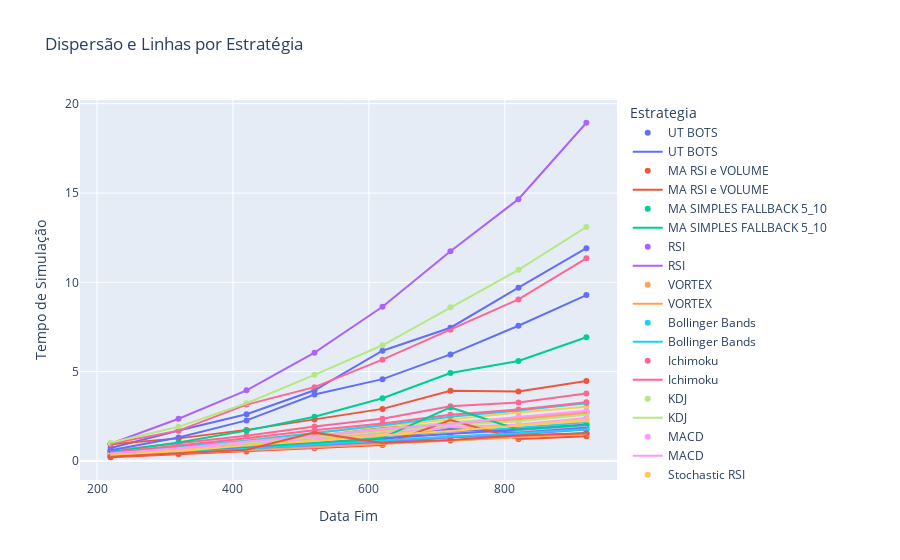

The code cell stored with this chart in its notebook:
### Code cell
import plotly.express as px
fig = px.scatter(df, 
                 y="Tempo_Simulacao", 
                 x="Data_Fim", 
                 color="Estrategia",
                 title="Dispersão e Linhas por Estratégia",
                 labels={"Tempo_Simulacao": "Tempo de Simulação", "Data_Fim": "Data Fim"},
                 hover_data=["Estrategia"])

# Adiciona linha conectando os pontos por 'Estrategia'
fig.add_traces(px.line(df, y="Tempo_Simulacao", x="Data_Fim", color="Estrategia").data)

fig.show()

### Figure 1 — Plotly figure (JSON) as saved in the notebook; plotly's stock layout.template omitted (floating-point values rounded to 4 significant figures)
{"data": [{"customdata": [["UT BOTS"], ["UT BOTS"], ["UT BOTS"], ["UT BOTS"], ["UT BOTS"], ["UT BOTS"], ["UT BOTS"], ["UT BOTS"]], "hovertemplate": "Estrategia=%{customdata[0]}<br>Data Fim=%{x}<br>Tempo de Simulação=%{y}<extra></extra>", "legendgroup": "UT BOTS", "marker": {"color": "#636efa", "symbol": "circle"}, "mode": "markers", "name": "UT BOTS", "orientation": "v", "showlegend": true, "type": "scatter", "x": [220, 320, 420, 520, 620, 720, 820, 920], "xaxis": "x", "y": [0.7267, 1.704, 2.613, 3.956, 6.169, 7.459, 9.7, 11.91], "yaxis": "y"}, {"customdata": [["MA RSI e VOLUME"], ["MA RSI e VOLUME"], ["MA RSI e VOLUME"], ["MA RSI e VOLUME"], ["MA RSI e VOLUME"], ["MA RSI e VOLUME"], ["MA RSI e VOLUME"], ["MA RSI e VOLUME"]], "hovertemplate": "Estrategia=%{customdata[0]}<br>Data Fim=%{x}<br>Tempo de Simulação=%{y}<extra></extra>", "legendgroup": "MA RSI e VOLUME", "marker": {"color": "#EF553B", "symbol": "circle"}, "mode": "markers", "name": "MA RSI e VOLUME", "orientation": "v", "showlegend": true, "type": "scatter", "x": [220, 320, 420, 520, 620, 720, 820, 920], "xaxis": "x", "y": [0.4419, 0.7839, 1.043, 1.385, 1.847, 2.081, 2.382, 2.757], "yaxis": "y"}, {"customdata": [["MA SIMPLES FALLBACK 5_10"], ["MA SIMPLES FALLBACK 5_10"], ["MA SIMPLES FALLBACK 5_10"], ["MA SIMPLES FALLBACK 5_10"], ["MA SIMPLES FALLBACK 5_10"], ["MA SIMPLES FALLBACK 5_10"], ["MA SIMPLES FALLBACK 5_10"], ["MA SIMPLES FALLBACK 5_10"]], "hovertemplate": "Estrategia=%{customdata[0]}<br>Data Fim=%{x}<br>Tempo de Simulação=%{y}<extra></extra>", "legendgroup": "MA SIMPLES FALLBACK 5_10", "marker": {"color": "#00cc96", "symbol": "circle"}, "mode": "markers", "name": "MA SIMPLES FALLBACK 5_10", "orientation": "v", "showlegend": true, "type": "scatter", "x": [220, 320, 420, 520, 620, 720, 820, 920], "xaxis": "x", "y": [0.2718, 0.4327, 0.6101, 0.7629, 1.133, 1.152, 1.355, 1.565], "yaxis": "y"}, {"customdata": [["RSI"], ["RSI"], ["RSI"], ["RSI"], ["RSI"], ["RSI"], ["RSI"], ["RSI"]], "hovertemplate": "Estrategia=%{customdata[0]}<br>Data Fim=%{x}<br>Tempo de Simulação=%{y}<extra></extra>", "legendgroup": "RSI", "marker": {"color": "#ab63fa", "symbol": "circle"}, "mode": "markers", "name": "RSI", "orientation": "v", "showlegend": true, "type": "scatter", "x": [220, 320, 420, 520, 620, 720, 820, 920], "xaxis": "x", "y": [0.3057, 0.4608, 0.6567, 0.8706, 1.096, 1.329, 1.49, 1.755], "yaxis": "y"}, {"customdata": [["VORTEX"], ["VORTEX"], ["VORTEX"], ["VORTEX"], ["VORTEX"], ["VORTEX"], ["VORTEX"], ["VORTEX"]], "hovertemplate": "Estrategia=%{customdata[0]}<br>Data Fim=%{x}<br>Tempo de Simulação=%{y}<extra></extra>", "legendgroup": "VORTEX", "marker": {"color": "#FFA15A", "symbol": "circle"}, "mode": "markers", "name": "VORTEX", "orientation": "v", "showlegend": true, "type": "scatter", "x": [220, 320, 420, 520, 620, 720, 820, 920], "xaxis": "x", "y": [0.4095, 0.6982, 0.9927, 1.327, 1.701, 2.029, 2.327, 2.641], "yaxis": "y"}, {"customdata": [["Bollinger Bands"], ["Bollinger Bands"], ["Bollinger Bands"], ["Bollinger Bands"], ["Bollinger Bands"], ["Bollinger Bands"], ["Bollinger Bands"], ["Bollinger Bands"]], "hovertemplate": "Estrategia=%{customdata[0]}<br>Data Fim=%{x}<br>Tempo de Simulação=%{y}<extra></extra>", "legendgroup": "Bollinger Bands", "marker": {"color": "#19d3f3", "symbol": "circle"}, "mode": "markers", "name": "Bollinger Bands", "orientation": "v", "showlegend": true, "type": "scatter", "x": [220, 320, 420, 520, 620, 720, 820, 920], "xaxis": "x", "y": [0.3386, 0.6062, 0.8019, 1.2, 1.392, 1.63, 1.854, 2.161], "yaxis": "y"}, {"customdata": [["Ichimoku"], ["Ichimoku"], ["Ichimoku"], ["Ichimoku"], ["Ichimoku"], ["Ichimoku"], ["Ichimoku"], ["Ichimoku"]], "hovertemplate": "Estrategia=%{customdata[0]}<br>Data Fim=%{x}<br>Tempo de Simulação=%{y}<extra></extra>", "legendgroup": "Ichimoku", "marker": {"color": "#FF6692", "symbol": "circle"}, "mode": "markers", "name": "Ichimoku", "orientation": "v", "showlegend": true, "type": "scatter", "x": [220, 320, 420, 520, 620, 720, 820, 920], "xaxis": "x", "y": [0.565, 1.005, 1.405, 1.929, 2.36, 3.067, 3.272, 3.78], "yaxis": "y"}, {"customdata": [["KDJ"], ["KDJ"], ["KDJ"], ["KDJ"], ["KDJ"], ["KDJ"], ["KDJ"], ["KDJ"]], "hovertemplate": "Estrategia=%{customdata[0]}<br>Data Fim=%{x}<br>Tempo de Simulação=%{y}<extra></extra>", "legendgroup": "KDJ", "marker": {"color": "#B6E880", "symbol": "circle"}, "mode": "markers", "name": "KDJ", "orientation": "v", "showlegend": true, "type": "scatter", "x": [220, 320, 420, 520, 620, 720, 820, 920], "xaxis": "x", "y": [0.4587, 0.7268, 1.061, 1.401, 1.808, 2.169, 2.45, 2.777], "yaxis": "y"}, {"customdata": [["MACD"], ["MACD"], ["MACD"], ["MACD"], ["MACD"], ["MACD"], ["MACD"], ["MACD"]], "hovertemplate": "Estrategia=%{customdata[0]}<br>Data Fim=%{x}<br>Tempo de Simulação=%{y}<extra></extra>", "legendgroup": "MACD", "marker": {"color": "#FF97FF", "symbol": "circle"}, "mode": "markers", "name": "MACD", "orientation": "v", "showlegend": true, "type": "scatter", "x": [220, 320, 420, 520, 620, 720, 820, 920], "xaxis": "x", "y": [0.5108, 0.5173, 0.7451, 0.9741, 1.211, 1.554, 1.678, 1.923], "yaxis": "y"}, {"customdata": [["Stochastic RSI"], ["Stochastic RSI"], ["Stochastic RSI"], ["Stochastic RSI"], ["Stochastic RSI"], ["Stochastic RSI"], ["Stochastic RSI"], ["Stochastic RSI"]], "hovertemplate": "Estrategia=%{customdata[0]}<br>Data Fim=%{x}<br>Tempo de Simulação=%{y}<extra></extra>", "legendgroup": "Stochastic RSI", "marker": {"color": "#FECB52", "symbol": "circle"}, "mode": "markers", "name": "Stochastic RSI", "orientation": "v", "showlegend": true, "type": "scatter", "x": [220, 320, 420, 520, 620, 720, 820, 920], "xaxis": "x", "y": [0.5656, 0.8249, 1.17, 1.567, 1.954, 2.341, 2.719, 3.038], "yaxis": "y"}, {"customdata": [["Williams %R"], ["Williams %R"], ["Williams %R"], ["Williams %R"], ["Williams %R"], ["Williams %R"], ["Williams %R"], ["Williams %R"]], "hovertemplate": "Estrategia=%{customdata[0]}<br>Data Fim=%{x}<br>Tempo de Simulação=%{y}<extra></extra>", "legendgroup": "Williams %R", "marker": {"color": "#636efa", "symbol": "circle"}, "mode": "markers", "name": "Williams %R", "orientation": "v", "showlegend": true, "type": "scatter", "x": [220, 320, 420, 520, 620, 720, 820, 920], "xaxis": "x", "y": [0.5245, 0.5361, 0.8441, 1.004, 1.267, 1.505, 1.765, 2.034], "yaxis": "y"}, {"customdata": [["Accelerator Oscillator"], ["Accelerator Oscillator"], ["Accelerator Oscillator"], ["Accelerator Oscillator"], ["Accelerator Oscillator"], ["Accelerator Oscillator"], ["Accelerator Oscillator"], ["Accelerator Oscillator"]], "hovertemplate": "Estrategia=%{customdata[0]}<br>Data Fim=%{x}<br>Tempo de Simulação=%{y}<extra></extra>", "legendgroup": "Accelerator Oscillator", "marker": {"color": "#EF553B", "symbol": "circle"}, "mode": "markers", "name": "Accelerator Oscillator", "orientation": "v", "showlegend": true, "type": "scatter", "x": [220, 320, 420, 520, 620, 720, 820, 920], "xaxis": "x", "y": [0.9311, 1.264, 1.739, 2.327, 2.915, 3.93, 3.883, 4.472], "yaxis": "y"}, {"customdata": [["ALMA"], ["ALMA"], ["ALMA"], ["ALMA"], ["ALMA"], ["ALMA"], ["ALMA"], ["ALMA"]], "hovertemplate": "Estrategia=%{customdata[0]}<br>Data Fim=%{x}<br>Tempo de Simulação=%{y}<extra></extra>", "legendgroup": "ALMA", "marker": {"color": "#00cc96", "symbol": "circle"}, "mode": "markers", "name": "ALMA", "orientation": "v", "showlegend": true, "type": "scatter", "x": [220, 320, 420, 520, 620, 720, 820, 920], "xaxis": "x", "y": [0.5013, 1.033, 1.698, 2.473, 3.511, 4.92, 5.599, 6.925], "yaxis": "y"}, {"customdata": [["ALMA Cruzamento"], ["ALMA Cruzamento"], ["ALMA Cruzamento"], ["ALMA Cruzamento"], ["ALMA Cruzamento"], ["ALMA Cruzamento"], ["ALMA Cruzamento"], ["ALMA Cruzamento"]], "hovertemplate": "Estrategia=%{customdata[0]}<br>Data Fim=%{x}<br>Tempo de Simulação=%{y}<extra></extra>", "legendgroup": "ALMA Cruzamento", "marker": {"color": "#ab63fa", "symbol": "circle"}, "mode": "markers", "name": "ALMA Cruzamento", "orientation": "v", "showlegend": true, "type": "scatter", "x": [220, 320, 420, 520, 620, 720, 820, 920], "xaxis": "x", "y": [0.9598, 2.361, 3.951, 6.061, 8.633, 11.74, 14.66, 18.93], "yaxis": "y"}, {"customdata": [["Aroon Oscillator"], ["Aroon Oscillator"], ["Aroon Oscillator"], ["Aroon Oscillator"], ["Aroon Oscillator"], ["Aroon Oscillator"], ["Aroon Oscillator"], ["Aroon Oscillator"]], "hovertemplate": "Estrategia=%{customdata[0]}<br>Data Fim=%{x}<br>Tempo de Simulação=%{y}<extra></extra>", "legendgroup": "Aroon Oscillator", "marker": {"color": "#FFA15A", "symbol": "circle"}, "mode": "markers", "name": "Aroon Oscillator", "orientation": "v", "showlegend": true, "type": "scatter", "x": [220, 320, 420, 520, 620, 720, 820, 920], "xaxis": "x", "y": [0.3574, 0.6819, 0.9552, 1.261, 1.615, 2.06, 2.374, 2.736], "yaxis": "y"}, {"customdata": [["Aroon Puro"], ["Aroon Puro"], ["Aroon Puro"], ["Aroon Puro"], ["Aroon Puro"], ["Aroon Puro"], ["Aroon Puro"], ["Aroon Puro"]], "hovertemplate": "Estrategia=%{customdata[0]}<br>Data Fim=%{x}<br>Tempo de Simulação=%{y}<extra></extra>", "legendgroup": "Aroon Puro", "marker": {"color": "#19d3f3", "symbol": "circle"}, "mode": "markers", "name": "Aroon Puro", "orientation": "v", "showlegend": true, "type": "scatter", "x": [220, 320, 420, 520, 620, 720, 820, 920], "xaxis": "x", "y": [0.3991, 0.7951, 1.13, 1.559, 2.005, 2.472, 2.822, 3.228], "yaxis": "y"}, {"customdata": [["ATR"], ["ATR"], ["ATR"], ["ATR"], ["ATR"], ["ATR"], ["ATR"], ["ATR"]], "hovertemplate": "Estrategia=%{customdata[0]}<br>Data Fim=%{x}<br>Tempo de Simulação=%{y}<extra></extra>", "legendgroup": "ATR", "marker": {"color": "#FF6692", "symbol": "circle"}, "mode": "markers", "name": "ATR", "orientation": "v", "showlegend": true, "type": "scatter", "x": [220, 320, 420, 520, 620, 720, 820, 920], "xaxis": "x", "y": [0.4568, 0.8663, 1.265, 1.718, 2.092, 2.582, 2.874, 3.29], "yaxis": "y"}, {"customdata": [["Awesome Oscillator"], ["Awesome Oscillator"], ["Awesome Oscillator"], ["Awesome Oscillator"], ["Awesome Oscillator"], ["Awesome Oscillator"], ["Awesome Oscillator"], ["Awesome Oscillator"]], "hovertemplate": "Estrategia=%{customdata[0]}<br>Data Fim=%{x}<br>Tempo de Simulação=%{y}<extra></extra>", "legendgroup": "Awesome Oscillator", "marker": {"color": "#B6E880", "symbol": "circle"}, "mode": "markers", "name": "Awesome Oscillator", "orientation": "v", "showlegend": true, "type": "scatter", "x": [220, 320, 420, 520, 620, 720, 820, 920], "xaxis": "x", "y": [0.3555, 0.6927, 1.007, 1.282, 1.64, 2.005, 2.218, 2.583], "yaxis": "y"}, {"customdata": [["Chaikin Oscillator"], ["Chaikin Oscillator"], ["Chaikin Oscillator"], ["Chaikin Oscillator"], ["Chaikin Oscillator"], ["Chaikin Oscillator"], ["Chaikin Oscillator"], ["Chaikin Oscillator"]], "hovertemplate": "Estrategia=%{customdata[0]}<br>Data Fim=%{x}<br>Tempo de Simulação=%{y}<extra></extra>", "legendgroup": "Chaikin Oscillator", "marker": {"color": "#FF97FF", "symbol": "circle"}, "mode": "markers", "name": "Chaikin Oscillator", "orientation": "v", "showlegend": true, "type": "scatter", "x": [220, 320, 420, 520, 620, 720, 820, 920], "xaxis": "x", "y": [0.3689, 0.6832, 0.9077, 1.227, 1.525, 1.892, 2.046, 2.398], "yaxis": "y"}, {"customdata": [["Chande Momentum Oscillator"], ["Chande Momentum Oscillator"], ["Chande Momentum Oscillator"], ["Chande Momentum Oscillator"], ["Chande Momentum Oscillator"], ["Chande Momentum Oscillator"], ["Chande Momentum Oscillator"], ["Chande Momentum Oscillator"]], "hovertemplate": "Estrategia=%{customdata[0]}<br>Data Fim=%{x}<br>Tempo de Simulação=%{y}<extra></extra>", "legendgroup": "Chande Momentum Oscillator", "marker": {"color": "#FECB52", "symbol": "circle"}, "mode": "markers", "name": "Chande Momentum Oscillator", "orientation": "v", "showlegend": true, "type": "scatter", "x": [220, 320, 420, 520, 620, 720, 820, 920], "xaxis": "x", "y": [0.3573, 0.5938, 0.8476, 1.14, 1.465, 1.768, 1.986, 2.236], "yaxis": "y"}, {"customdata": [["CMF"], ["CMF"], ["CMF"], ["CMF"], ["CMF"], ["CMF"], ["CMF"], ["CMF"]], "hovertemplate": "Estrategia=%{customdata[0]}<br>Data Fim=%{x}<br>Tempo de Simulação=%{y}<extra></extra>", "legendgroup": "CMF", "marker": {"color": "#636efa", "symbol": "circle"}, "mode": "markers", "name": "CMF", "orientation": "v", "showlegend": true, "type": "scatter", "x": [220, 320, 420, 520, 620, 720, 820, 920], "xaxis": "x", "y": [0.2694, 0.4871, 0.7116, 0.9608, 1.203, 1.782, 1.58, 1.863], "yaxis": "y"}, {"customdata": [["Detrended Price Oscillator"], ["Detrended Price Oscillator"], ["Detrended Price Oscillator"], ["Detrended Price Oscillator"], ["Detrended Price Oscillator"], ["Detrended Price Oscillator"], ["Detrended Price Oscillator"], ["Detrended Price Oscillator"]], "hovertemplate": "Estrategia=%{customdata[0]}<br>Data Fim=%{x}<br>Tempo de Simulação=%{y}<extra></extra>", "legendgroup": "Detrended Price Oscillator", "marker": {"color": "#EF553B", "symbol": "circle"}, "mode": "markers", "name": "Detrended Price Oscillator", "orientation": "v", "showlegend": true, "type": "scatter", "x": [220, 320, 420, 520, 620, 720, 820, 920], "xaxis": "x", "y": [0.2072, 0.3752, 0.5294, 0.711, 0.8883, 2.294, 1.223, 1.384], "yaxis": "y"}, {"customdata": [["Donchian Channel"], ["Donchian Channel"], ["Donchian Channel"], ["Donchian Channel"], ["Donchian Channel"], ["Donchian Channel"], ["Donchian Channel"], ["Donchian Channel"]], "hovertemplate": "Estrategia=%{customdata[0]}<br>Data Fim=%{x}<br>Tempo de Simulação=%{y}<extra></extra>", "legendgroup": "Donchian Channel", "marker": {"color": "#00cc96", "symbol": "circle"}, "mode": "markers", "name": "Donchian Channel", "orientation": "v", "showlegend": true, "type": "scatter", "x": [220, 320, 420, 520, 620, 720, 820, 920], "xaxis": "x", "y": [0.3069, 0.5153, 0.8586, 1.007, 1.292, 2.996, 1.745, 2.013], "yaxis": "y"}, {"customdata": [["Elder Force Index"], ["Elder Force Index"], ["Elder Force Index"], ["Elder Force Index"], ["Elder Force Index"], ["Elder Force Index"], ["Elder Force Index"], ["Elder Force Index"]], "hovertemplate": "Estrategia=%{customdata[0]}<br>Data Fim=%{x}<br>Tempo de Simulação=%{y}<extra></extra>", "legendgroup": "Elder Force Index", "marker": {"color": "#ab63fa", "symbol": "circle"}, "mode": "markers", "name": "Elder Force Index", "orientation": "v", "showlegend": true, "type": "scatter", "x": [220, 320, 420, 520, 620, 720, 820, 920], "xaxis": "x", "y": [0.2741, 0.4214, 0.6062, 0.7679, 0.9863, 1.348, 1.404, 1.528], "yaxis": "y"}, {"customdata": [["Elder Ray"], ["Elder Ray"], ["Elder Ray"], ["Elder Ray"], ["Elder Ray"], ["Elder Ray"], ["Elder Ray"], ["Elder Ray"]], "hovertemplate": "Estrategia=%{customdata[0]}<br>Data Fim=%{x}<br>Tempo de Simulação=%{y}<extra></extra>", "legendgroup": "Elder Ray", "marker": {"color": "#FFA15A", "symbol": "circle"}, "mode": "markers", "name": "Elder Ray", "orientation": "v", "showlegend": true, "type": "scatter", "x": [220, 320, 420, 520, 620, 720, 820, 920], "xaxis": "x", "y": [0.2634, 0.4114, 0.5984, 0.774, 0.9485, 1.151, 1.303, 1.509], "yaxis": "y"}, {"customdata": [["Force Index"], ["Force Index"], ["Force Index"], ["Force Index"], ["Force Index"], ["Force Index"], ["Force Index"], ["Force Index"]], "hovertemplate": "Estrategia=%{customdata[0]}<br>Data Fim=%{x}<br>Tempo de Simulação=%{y}<extra></extra>", "legendgroup": "Force Index", "marker": {"color": "#19d3f3", "symbol": "circle"}, "mode": "markers", "name": "Force Index", "orientation": "v", "showlegend": true, "type": "scatter", "x": [220, 320, 420, 520, 620, 720, 820, 920], "xaxis": "x", "y": [0.3251, 0.459, 0.6778, 0.8876, 1.138, 1.363, 1.547, 1.778], "yaxis": "y"}, {"customdata": [["Ultimate Oscillator"], ["Ultimate Oscillator"], ["Ultimate Oscillator"], ["Ultimate Oscillator"], ["Ultimate Oscillator"], ["Ultimate Oscillator"], ["Ultimate Oscillator"], ["Ultimate Oscillator"]], "hovertemplate": "Estrategia=%{customdata[0]}<br>Data Fim=%{x}<br>Tempo de Simulação=%{y}<extra></extra>", "legendgroup": "Ultimate Oscillator", "marker": {"color": "#FF6692", "symbol": "circle"}, "mode": "markers", "name": "Ultimate Oscillator", "orientation": "v", "showlegend": true, "type": "scatter", "x": [220, 320, 420, 520, 620, 720, 820, 920], "xaxis": "x", "y": [0.9637, 1.697, 3.154, 4.13, 5.671, 7.352, 9.041, 11.35], "yaxis": "y"}, {"customdata": [["VIDYA"], ["VIDYA"], ["VIDYA"], ["VIDYA"], ["VIDYA"], ["VIDYA"], ["VIDYA"], ["VIDYA"]], "hovertemplate": "Estrategia=%{customdata[0]}<br>Data Fim=%{x}<br>Tempo de Simulação=%{y}<extra></extra>", "legendgroup": "VIDYA", "marker": {"color": "#B6E880", "symbol": "circle"}, "mode": "markers", "name": "VIDYA", "orientation": "v", "showlegend": true, "type": "scatter", "x": [220, 320, 420, 520, 620, 720, 820, 920], "xaxis": "x", "y": [1.019, 1.911, 3.233, 4.822, 6.476, 8.609, 10.7, 13.1], "yaxis": "y"}, {"customdata": [["Volume Weighted Average Price VWAP"], ["Volume Weighted Average Price VWAP"], ["Volume Weighted Average Price VWAP"], ["Volume Weighted Average Price VWAP"], ["Volume Weighted Average Price VWAP"], ["Volume Weighted Average Price VWAP"], ["Volume Weighted Average Price VWAP"], ["Volume Weighted Average Price VWAP"]], "hovertemplate": "Estrategia=%{customdata[0]}<br>Data Fim=%{x}<br>Tempo de Simulação=%{y}<extra></extra>", "legendgroup": "Volume Weighted Average Price VWAP", "marker": {"color": "#FF97FF", "symbol": "circle"}, "mode": "markers", "name": "Volume Weighted Average Price VWAP", "orientation": "v", "showlegend": true, "type": "scatter", "x": [220, 320, 420, 520, 620, 720, 820, 920], "xaxis": "x", "y": [0.4182, 0.7107, 1.087, 1.408, 1.786, 2.065, 2.461, 2.817], "yaxis": "y"}, {"customdata": [["Williams Alligator"], ["Williams Alligator"], ["Williams Alligator"], ["Williams Alligator"], ["Williams Alligator"], ["Williams Alligator"], ["Williams Alligator"], ["Williams Alligator"]], "hovertemplate": "Estrategia=%{customdata[0]}<br>Data Fim=%{x}<br>Tempo de Simulação=%{y}<extra></extra>", "legendgroup": "Williams Alligator", "marker": {"color": "#FECB52", "symbol": "circle"}, "mode": "markers", "name": "Williams Alligator", "orientation": "v", "showlegend": true, "type": "scatter", "x": [220, 320, 420, 520, 620, 720, 820, 920], "xaxis": "x", "y": [0.322, 0.5475, 0.8813, 1.113, 1.423, 1.677, 1.987, 2.307], "yaxis": "y"}, {"customdata": [["WMA"], ["WMA"], ["WMA"], ["WMA"], ["WMA"], ["WMA"], ["WMA"], ["WMA"]], "hovertemplate": "Estrategia=%{customdata[0]}<br>Data Fim=%{x}<br>Tempo de Simulação=%{y}<extra></extra>", "legendgroup": "WMA", "marker": {"color": "#636efa", "symbol": "circle"}, "mode": "markers", "name": "WMA", "orientation": "v", "showlegend": true, "type": "scatter", "x": [220, 320, 420, 520, 620, 720, 820, 920], "xaxis": "x", "y": [0.5974, 1.317, 2.27, 3.72, 4.58, 5.963, 7.571, 9.288], "yaxis": "y"}, {"customdata": [["Zero Lag Moving Average"], ["Zero Lag Moving Average"], ["Zero Lag Moving Average"], ["Zero Lag Moving Average"], ["Zero Lag Moving Average"], ["Zero Lag Moving Average"], ["Zero Lag Moving Average"], ["Zero Lag Moving Average"]], "hovertemplate": "Estrategia=%{customdata[0]}<br>Data Fim=%{x}<br>Tempo de Simulação=%{y}<extra></extra>", "legendgroup": "Zero Lag Moving Average", "marker": {"color": "#EF553B", "symbol": "circle"}, "mode": "markers", "name": "Zero Lag Moving Average", "orientation": "v", "showlegend": true, "type": "scatter", "x": [220, 320, 420, 520, 620, 720, 820, 920], "xaxis": "x", "y": [0.2409, 0.4178, 0.6262, 1.585, 0.9989, 1.172, 1.419, 1.552], "yaxis": "y"}, {"hovertemplate": "Estrategia=UT BOTS<br>Data_Fim=%{x}<br>Tempo_Simulacao=%{y}<extra></extra>", "legendgroup": "UT BOTS", "line": {"color": "#636efa", "dash": "solid"}, "marker": {"symbol": "circle"}, "mode": "lines", "name": "UT BOTS", "orientation": "v", "showlegend": true, "type": "scatter", "x": [220, 320, 420, 520, 620, 720, 820, 920], "xaxis": "x", "y": [0.7267, 1.704, 2.613, 3.956, 6.169, 7.459, 9.7, 11.91], "yaxis": "y"}, {"hovertemplate": "Estrategia=MA RSI e VOLUME<br>Data_Fim=%{x}<br>Tempo_Simulacao=%{y}<extra></extra>", "legendgroup": "MA RSI e VOLUME", "line": {"color": "#EF553B", "dash": "solid"}, "marker": {"symbol": "circle"}, "mode": "lines", "name": "MA RSI e VOLUME", "orientation": "v", "showlegend": true, "type": "scatter", "x": [220, 320, 420, 520, 620, 720, 820, 920], "xaxis": "x", "y": [0.4419, 0.7839, 1.043, 1.385, 1.847, 2.081, 2.382, 2.757], "yaxis": "y"}, {"hovertemplate": "Estrategia=MA SIMPLES FALLBACK 5_10<br>Data_Fim=%{x}<br>Tempo_Simulacao=%{y}<extra></extra>", "legendgroup": "MA SIMPLES FALLBACK 5_10", "line": {"color": "#00cc96", "dash": "solid"}, "marker": {"symbol": "circle"}, "mode": "lines", "name": "MA SIMPLES FALLBACK 5_10", "orientation": "v", "showlegend": true, "type": "scatter", "x": [220, 320, 420, 520, 620, 720, 820, 920], "xaxis": "x", "y": [0.2718, 0.4327, 0.6101, 0.7629, 1.133, 1.152, 1.355, 1.565], "yaxis": "y"}, {"hovertemplate": "Estrategia=RSI<br>Data_Fim=%{x}<br>Tempo_Simulacao=%{y}<extra></extra>", "legendgroup": "RSI", "line": {"color": "#ab63fa", "dash": "solid"}, "marker": {"symbol": "circle"}, "mode": "lines", "name": "RSI", "orientation": "v", "showlegend": true, "type": "scatter", "x": [220, 320, 420, 520, 620, 720, 820, 920], "xaxis": "x", "y": [0.3057, 0.4608, 0.6567, 0.8706, 1.096, 1.329, 1.49, 1.755], "yaxis": "y"}, {"hovertemplate": "Estrategia=VORTEX<br>Data_Fim=%{x}<br>Tempo_Simulacao=%{y}<extra></extra>", "legendgroup": "VORTEX", "line": {"color": "#FFA15A", "dash": "solid"}, "marker": {"symbol": "circle"}, "mode": "lines", "name": "VORTEX", "orientation": "v", "showlegend": true, "type": "scatter", "x": [220, 320, 420, 520, 620, 720, 820, 920], "xaxis": "x", "y": [0.4095, 0.6982, 0.9927, 1.327, 1.701, 2.029, 2.327, 2.641], "yaxis": "y"}, {"hovertemplate": "Estrategia=Bollinger Bands<br>Data_Fim=%{x}<br>Tempo_Simulacao=%{y}<extra></extra>", "legendgroup": "Bollinger Bands", "line": {"color": "#19d3f3", "dash": "solid"}, "marker": {"symbol": "circle"}, "mode": "lines", "name": "Bollinger Bands", "orientation": "v", "showlegend": true, "type": "scatter", "x": [220, 320, 420, 520, 620, 720, 820, 920], "xaxis": "x", "y": [0.3386, 0.6062, 0.8019, 1.2, 1.392, 1.63, 1.854, 2.161], "yaxis": "y"}, {"hovertemplate": "Estrategia=Ichimoku<br>Data_Fim=%{x}<br>Tempo_Simulacao=%{y}<extra></extra>", "legendgroup": "Ichimoku", "line": {"color": "#FF6692", "dash": "solid"}, "marker": {"symbol": "circle"}, "mode": "lines", "name": "Ichimoku", "orientation": "v", "showlegend": true, "type": "scatter", "x": [220, 320, 420, 520, 620, 720, 820, 920], "xaxis": "x", "y": [0.565, 1.005, 1.405, 1.929, 2.36, 3.067, 3.272, 3.78], "yaxis": "y"}, {"hovertemplate": "Estrategia=KDJ<br>Data_Fim=%{x}<br>Tempo_Simulacao=%{y}<extra></extra>", "legendgroup": "KDJ", "line": {"color": "#B6E880", "dash": "solid"}, "marker": {"symbol": "circle"}, "mode": "lines", "name": "KDJ", "orientation": "v", "showlegend": true, "type": "scatter", "x": [220, 320, 420, 520, 620, 720, 820, 920], "xaxis": "x", "y": [0.4587, 0.7268, 1.061, 1.401, 1.808, 2.169, 2.45, 2.777], "yaxis": "y"}, {"hovertemplate": "Estrategia=MACD<br>Data_Fim=%{x}<br>Tempo_Simulacao=%{y}<extra></extra>", "legendgroup": "MACD", "line": {"color": "#FF97FF", "dash": "solid"}, "marker": {"symbol": "circle"}, "mode": "lines", "name": "MACD", "orientation": "v", "showlegend": true, "type": "scatter", "x": [220, 320, 420, 520, 620, 720, 820, 920], "xaxis": "x", "y": [0.5108, 0.5173, 0.7451, 0.9741, 1.211, 1.554, 1.678, 1.923], "yaxis": "y"}, {"hovertemplate": "Estrategia=Stochastic RSI<br>Data_Fim=%{x}<br>Tempo_Simulacao=%{y}<extra></extra>", "legendgroup": "Stochastic RSI", "line": {"color": "#FECB52", "dash": "solid"}, "marker": {"symbol": "circle"}, "mode": "lines", "name": "Stochastic RSI", "orientation": "v", "showlegend": true, "type": "scatter", "x": [220, 320, 420, 520, 620, 720, 820, 920], "xaxis": "x", "y": [0.5656, 0.8249, 1.17, 1.567, 1.954, 2.341, 2.719, 3.038], "yaxis": "y"}, {"hovertemplate": "Estrategia=Williams %R<br>Data_Fim=%{x}<br>Tempo_Simulacao=%{y}<extra></extra>", "legendgroup": "Williams %R", "line": {"color": "#636efa", "dash": "solid"}, "marker": {"symbol": "circle"}, "mode": "lines", "name": "Williams %R", "orientation": "v", "showlegend": true, "type": "scatter", "x": [220, 320, 420, 520, 620, 720, 820, 920], "xaxis": "x", "y": [0.5245, 0.5361, 0.8441, 1.004, 1.267, 1.505, 1.765, 2.034], "yaxis": "y"}, {"hovertemplate": "Estrategia=Accelerator Oscillator<br>Data_Fim=%{x}<br>Tempo_Simulacao=%{y}<extra></extra>", "legendgroup": "Accelerator Oscillator", "line": {"color": "#EF553B", "dash": "solid"}, "marker": {"symbol": "circle"}, "mode": "lines", "name": "Accelerator Oscillator", "orientation": "v", "showlegend": true, "type": "scatter", "x": [220, 320, 420, 520, 620, 720, 820, 920], "xaxis": "x", "y": [0.9311, 1.264, 1.739, 2.327, 2.915, 3.93, 3.883, 4.472], "yaxis": "y"}, {"hovertemplate": "Estrategia=ALMA<br>Data_Fim=%{x}<br>Tempo_Simulacao=%{y}<extra></extra>", "legendgroup": "ALMA", "line": {"color": "#00cc96", "dash": "solid"}, "marker": {"symbol": "circle"}, "mode": "lines", "name": "ALMA", "orientation": "v", "showlegend": true, "type": "scatter", "x": [220, 320, 420, 520, 620, 720, 820, 920], "xaxis": "x", "y": [0.5013, 1.033, 1.698, 2.473, 3.511, 4.92, 5.599, 6.925], "yaxis": "y"}, {"hovertemplate": "Estrategia=ALMA Cruzamento<br>Data_Fim=%{x}<br>Tempo_Simulacao=%{y}<extra></extra>", "legendgroup": "ALMA Cruzamento", "line": {"color": "#ab63fa", "dash": "solid"}, "marker": {"symbol": "circle"}, "mode": "lines", "name": "ALMA Cruzamento", "orientation": "v", "showlegend": true, "type": "scatter", "x": [220, 320, 420, 520, 620, 720, 820, 920], "xaxis": "x", "y": [0.9598, 2.361, 3.951, 6.061, 8.633, 11.74, 14.66, 18.93], "yaxis": "y"}, {"hovertemplate": "Estrategia=Aroon Oscillator<br>Data_Fim=%{x}<br>Tempo_Simulacao=%{y}<extra></extra>", "legendgroup": "Aroon Oscillator", "line": {"color": "#FFA15A", "dash": "solid"}, "marker": {"symbol": "circle"}, "mode": "lines", "name": "Aroon Oscillator", "orientation": "v", "showlegend": true, "type": "scatter", "x": [220, 320, 420, 520, 620, 720, 820, 920], "xaxis": "x", "y": [0.3574, 0.6819, 0.9552, 1.261, 1.615, 2.06, 2.374, 2.736], "yaxis": "y"}, {"hovertemplate": "Estrategia=Aroon Puro<br>Data_Fim=%{x}<br>Tempo_Simulacao=%{y}<extra></extra>", "legendgroup": "Aroon Puro", "line": {"color": "#19d3f3", "dash": "solid"}, "marker": {"symbol": "circle"}, "mode": "lines", "name": "Aroon Puro", "orientation": "v", "showlegend": true, "type": "scatter", "x": [220, 320, 420, 520, 620, 720, 820, 920], "xaxis": "x", "y": [0.3991, 0.7951, 1.13, 1.559, 2.005, 2.472, 2.822, 3.228], "yaxis": "y"}, {"hovertemplate": "Estrategia=ATR<br>Data_Fim=%{x}<br>Tempo_Simulacao=%{y}<extra></extra>", "legendgroup": "ATR", "line": {"color": "#FF6692", "dash": "solid"}, "marker": {"symbol": "circle"}, "mode": "lines", "name": "ATR", "orientation": "v", "showlegend": true, "type": "scatter", "x": [220, 320, 420, 520, 620, 720, 820, 920], "xaxis": "x", "y": [0.4568, 0.8663, 1.265, 1.718, 2.092, 2.582, 2.874, 3.29], "yaxis": "y"}, {"hovertemplate": "Estrategia=Awesome Oscillator<br>Data_Fim=%{x}<br>Tempo_Simulacao=%{y}<extra></extra>", "legendgroup": "Awesome Oscillator", "line": {"color": "#B6E880", "dash": "solid"}, "marker": {"symbol": "circle"}, "mode": "lines", "name": "Awesome Oscillator", "orientation": "v", "showlegend": true, "type": "scatter", "x": [220, 320, 420, 520, 620, 720, 820, 920], "xaxis": "x", "y": [0.3555, 0.6927, 1.007, 1.282, 1.64, 2.005, 2.218, 2.583], "yaxis": "y"}, {"hovertemplate": "Estrategia=Chaikin Oscillator<br>Data_Fim=%{x}<br>Tempo_Simulacao=%{y}<extra></extra>", "legendgroup": "Chaikin Oscillator", "line": {"color": "#FF97FF", "dash": "solid"}, "marker": {"symbol": "circle"}, "mode": "lines", "name": "Chaikin Oscillator", "orientation": "v", "showlegend": true, "type": "scatter", "x": [220, 320, 420, 520, 620, 720, 820, 920], "xaxis": "x", "y": [0.3689, 0.6832, 0.9077, 1.227, 1.525, 1.892, 2.046, 2.398], "yaxis": "y"}, {"hovertemplate": "Estrategia=Chande Momentum Oscillator<br>Data_Fim=%{x}<br>Tempo_Simulacao=%{y}<extra></extra>", "legendgroup": "Chande Momentum Oscillator", "line": {"color": "#FECB52", "dash": "solid"}, "marker": {"symbol": "circle"}, "mode": "lines", "name": "Chande Momentum Oscillator", "orientation": "v", "showlegend": true, "type": "scatter", "x": [220, 320, 420, 520, 620, 720, 820, 920], "xaxis": "x", "y": [0.3573, 0.5938, 0.8476, 1.14, 1.465, 1.768, 1.986, 2.236], "yaxis": "y"}, {"hovertemplate": "Estrategia=CMF<br>Data_Fim=%{x}<br>Tempo_Simulacao=%{y}<extra></extra>", "legendgroup": "CMF", "line": {"color": "#636efa", "dash": "solid"}, "marker": {"symbol": "circle"}, "mode": "lines", "name": "CMF", "orientation": "v", "showlegend": true, "type": "scatter", "x": [220, 320, 420, 520, 620, 720, 820, 920], "xaxis": "x", "y": [0.2694, 0.4871, 0.7116, 0.9608, 1.203, 1.782, 1.58, 1.863], "yaxis": "y"}, {"hovertemplate": "Estrategia=Detrended Price Oscillator<br>Data_Fim=%{x}<br>Tempo_Simulacao=%{y}<extra></extra>", "legendgroup": "Detrended Price Oscillator", "line": {"color": "#EF553B", "dash": "solid"}, "marker": {"symbol": "circle"}, "mode": "lines", "name": "Detrended Price Oscillator", "orientation": "v", "showlegend": true, "type": "scatter", "x": [220, 320, 420, 520, 620, 720, 820, 920], "xaxis": "x", "y": [0.2072, 0.3752, 0.5294, 0.711, 0.8883, 2.294, 1.223, 1.384], "yaxis": "y"}, {"hovertemplate": "Estrategia=Donchian Channel<br>Data_Fim=%{x}<br>Tempo_Simulacao=%{y}<extra></extra>", "legendgroup": "Donchian Channel", "line": {"color": "#00cc96", "dash": "solid"}, "marker": {"symbol": "circle"}, "mode": "lines", "name": "Donchian Channel", "orientation": "v", "showlegend": true, "type": "scatter", "x": [220, 320, 420, 520, 620, 720, 820, 920], "xaxis": "x", "y": [0.3069, 0.5153, 0.8586, 1.007, 1.292, 2.996, 1.745, 2.013], "yaxis": "y"}, {"hovertemplate": "Estrategia=Elder Force Index<br>Data_Fim=%{x}<br>Tempo_Simulacao=%{y}<extra></extra>", "legendgroup": "Elder Force Index", "line": {"color": "#ab63fa", "dash": "solid"}, "marker": {"symbol": "circle"}, "mode": "lines", "name": "Elder Force Index", "orientation": "v", "showlegend": true, "type": "scatter", "x": [220, 320, 420, 520, 620, 720, 820, 920], "xaxis": "x", "y": [0.2741, 0.4214, 0.6062, 0.7679, 0.9863, 1.348, 1.404, 1.528], "yaxis": "y"}, {"hovertemplate": "Estrategia=Elder Ray<br>Data_Fim=%{x}<br>Tempo_Simulacao=%{y}<extra></extra>", "legendgroup": "Elder Ray", "line": {"color": "#FFA15A", "dash": "solid"}, "marker": {"symbol": "circle"}, "mode": "lines", "name": "Elder Ray", "orientation": "v", "showlegend": true, "type": "scatter", "x": [220, 320, 420, 520, 620, 720, 820, 920], "xaxis": "x", "y": [0.2634, 0.4114, 0.5984, 0.774, 0.9485, 1.151, 1.303, 1.509], "yaxis": "y"}, {"hovertemplate": "Estrategia=Force Index<br>Data_Fim=%{x}<br>Tempo_Simulacao=%{y}<extra></extra>", "legendgroup": "Force Index", "line": {"color": "#19d3f3", "dash": "solid"}, "marker": {"symbol": "circle"}, "mode": "lines", "name": "Force Index", "orientation": "v", "showlegend": true, "type": "scatter", "x": [220, 320, 420, 520, 620, 720, 820, 920], "xaxis": "x", "y": [0.3251, 0.459, 0.6778, 0.8876, 1.138, 1.363, 1.547, 1.778], "yaxis": "y"}, {"hovertemplate": "Estrategia=Ultimate Oscillator<br>Data_Fim=%{x}<br>Tempo_Simulacao=%{y}<extra></extra>", "legendgroup": "Ultimate Oscillator", "line": {"color": "#FF6692", "dash": "solid"}, "marker": {"symbol": "circle"}, "mode": "lines", "name": "Ultimate Oscillator", "orientation": "v", "showlegend": true, "type": "scatter", "x": [220, 320, 420, 520, 620, 720, 820, 920], "xaxis": "x", "y": [0.9637, 1.697, 3.154, 4.13, 5.671, 7.352, 9.041, 11.35], "yaxis": "y"}, {"hovertemplate": "Estrategia=VIDYA<br>Data_Fim=%{x}<br>Tempo_Simulacao=%{y}<extra></extra>", "legendgroup": "VIDYA", "line": {"color": "#B6E880", "dash": "solid"}, "marker": {"symbol": "circle"}, "mode": "lines", "name": "VIDYA", "orientation": "v", "showlegend": true, "type": "scatter", "x": [220, 320, 420, 520, 620, 720, 820, 920], "xaxis": "x", "y": [1.019, 1.911, 3.233, 4.822, 6.476, 8.609, 10.7, 13.1], "yaxis": "y"}, {"hovertemplate": "Estrategia=Volume Weighted Average Price VWAP<br>Data_Fim=%{x}<br>Tempo_Simulacao=%{y}<extra></extra>", "legendgroup": "Volume Weighted Average Price VWAP", "line": {"color": "#FF97FF", "dash": "solid"}, "marker": {"symbol": "circle"}, "mode": "lines", "name": "Volume Weighted Average Price VWAP", "orientation": "v", "showlegend": true, "type": "scatter", "x": [220, 320, 420, 520, 620, 720, 820, 920], "xaxis": "x", "y": [0.4182, 0.7107, 1.087, 1.408, 1.786, 2.065, 2.461, 2.817], "yaxis": "y"}, {"hovertemplate": "Estrategia=Williams Alligator<br>Data_Fim=%{x}<br>Tempo_Simulacao=%{y}<extra></extra>", "legendgroup": "Williams Alligator", "line": {"color": "#FECB52", "dash": "solid"}, "marker": {"symbol": "circle"}, "mode": "lines", "name": "Williams Alligator", "orientation": "v", "showlegend": true, "type": "scatter", "x": [220, 320, 420, 520, 620, 720, 820, 920], "xaxis": "x", "y": [0.322, 0.5475, 0.8813, 1.113, 1.423, 1.677, 1.987, 2.307], "yaxis": "y"}, {"hovertemplate": "Estrategia=WMA<br>Data_Fim=%{x}<br>Tempo_Simulacao=%{y}<extra></extra>", "legendgroup": "WMA", "line": {"color": "#636efa", "dash": "solid"}, "marker": {"symbol": "circle"}, "mode": "lines", "name": "WMA", "orientation": "v", "showlegend": true, "type": "scatter", "x": [220, 320, 420, 520, 620, 720, 820, 920], "xaxis": "x", "y": [0.5974, 1.317, 2.27, 3.72, 4.58, 5.963, 7.571, 9.288], "yaxis": "y"}, {"hovertemplate": "Estrategia=Zero Lag Moving Average<br>Data_Fim=%{x}<br>Tempo_Simulacao=%{y}<extra></extra>", "legendgroup": "Zero Lag Moving Average", "line": {"color": "#EF553B", "dash": "solid"}, "marker": {"symbol": "circle"}, "mode": "lines", "name": "Zero Lag Moving Average", "orientation": "v", "showlegend": true, "type": "scatter", "x": [220, 320, 420, 520, 620, 720, 820, 920], "xaxis": "x", "y": [0.2409, 0.4178, 0.6262, 1.585, 0.9989, 1.172, 1.419, 1.552], "yaxis": "y"}], "layout": {"legend": {"title": {"text": "Estrategia"}, "tracegroupgap": 0}, "title": {"text": "Dispersão e Linhas por Estratégia"}, "xaxis": {"anchor": "y", "domain": [0, 1], "title": {"text": "Data Fim"}}, "yaxis": {"anchor": "x", "domain": [0, 1], "title": {"text": "Tempo de Simulação"}}}}
